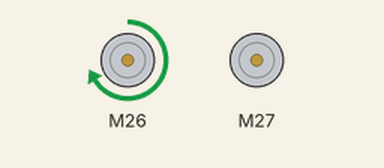
Bench run of a sketch on a simulated Arduino Uno, built with avr-gcc and run on an emulated ATmega328P. On the bench: 2 × DC motor (green arrow = forward, orange = backward, longer = faster).

Above: at 0.5 s.
At 6.0 s:
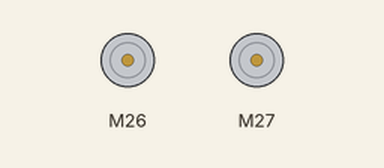
At 7.5 s:
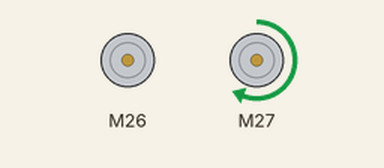
At 10.5 s:
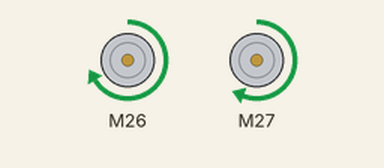
Timing chart, 0 to 11.7 s (numbered marks = the images above):
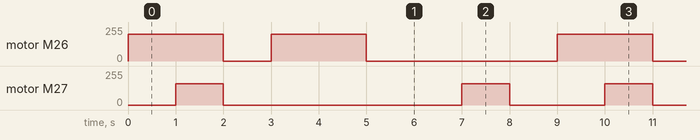

Measured:
- by itself, motor M26: repeats every 9.0 s: stopped 1.0 s, forward 200/255 2.0 s, stopped 4.0 s, forward 200/255 2.0 s
- by itself, motor M27: repeats every 9.0 s: stopped 5.0 s, forward 160/255 1.0 s, stopped 2.0 s, forward 160/255 1.0 s

The sketch:

TESTE_MOTORES_KATCHAU.ino
```cpp
/******************************************************************************
TestRun.ino
TB6612FNG H-Bridge Motor Driver Example code
Michelle @ SparkFun Electronics
8/20/16
https://github.com/sparkfun/SparkFun_TB6612FNG_Arduino_Library

Uses 2 motors to show examples of the functions in the library.  This causes
a robot to do a little 'jig'.  Each movement has an equal and opposite movement
so assuming your motors are balanced the bot should end up at the same place it
started.

Resources:
TB6612 SparkFun Library

Development environment specifics:
Developed on Arduino 1.6.4
Developed with ROB-9457
******************************************************************************/

// This is the library for the TB6612 that contains the class Motor and all the
// functions
#include <SparkFun_TB6612.h>

// Pins for all inputs, keep in mind the PWM defines must be on PWM pins
// the default pins listed are the ones used on the Redbot (ROB-12097) with
// the exception of STBY which the Redbot controls with a physical switch
#define AIN1 26
#define AIN2 25
#define BIN1 27
#define BIN2 32
#define PWMA 14
#define PWMB 12
#define STBY 33

// these constants are used to allow you to make your motor configuration
// line up with function names like forward.  Value can be 1 or -1
const int offsetA = 1;
const int offsetB = 1;

// Initializing motors.  The library will allow you to initialize as many
// motors as you have memory for.  If you are using functions like forward
// that take 2 motors as arguements you can either write new functions or
// call the function more than once.
Motor motor1 = Motor(AIN1, AIN2, PWMA, offsetA, STBY);
Motor motor2 = Motor(BIN1, BIN2, PWMB, offsetB, STBY);

int speedRight = 200;
int speedLeft = 200*0.80;

void setup()
{
 //Nothing here
}


void loop()
{
//    //Use of the drive function which takes as arguements the speed
//    //and optional duration.  A negative speed will cause it to go
//    //backwards.  Speed can be from -255 to 255.  Also use of the
//    //brake function which takes no arguements.

   //forward
    motor1.drive(speedRight,1000);
    motor2.drive(speedLeft,1000);

    brake(motor1, motor2);
    delay(1000);

   //left
    motor1.drive(speedRight,1000);
    motor2.drive(0, 1000);

    brake(motor1, motor2);
    delay(1000);

   //right
    motor1.drive(0, 1000);
    motor2.drive(speedLeft,1000);

    brake(motor1, motor2);
    delay(1000);


//    motor1.brake();

//    delay(1000);

//    //Use of the drive function which takes as arguements the speed
//    //and optional duration.  A negative speed will cause it to go
//    //backwards.  Speed can be from -255 to 255.  Also use of the
//    //brake function which takes no arguements.

//    motor2.drive(-255,1000);
//    motor2.brake();
//    delay(1000);

   //Use of the forward function, which takes as arguements two motors
   //and optionally a speed.  If a negative number is used for speed
   //it will go backwards
//   forward(motor1, motor2, 150);
//   delay(1000);
//
//   //Use of the brake function which takes as arguments two motors.
//   //Note that functions do not stop motors on their own.
//   brake(motor1, motor2);
//   delay(1000);

   //Use of the back function, which takes as arguments two motors
   //and optionally a speed.  Either a positive number or a negative
   //number for speed will cause it to go backwards
//   back(motor1, motor2, -150);
//   delay(1000);


//    //Use of the left and right functions which take as arguements two
//    //motors and a speed.  This function turns both motors to move in
//    //the appropriate direction.  For turning a single motor use drive.
//    left(motor1, motor2, 100);
//    delay(1000);
//    right(motor1, motor2, 100);
//    delay(1000);

   //Use of brake again.
//   brake(motor1, motor2);
//   delay(1000);
}

void para()
{ digitalWrite(4, HIGH);}
```
